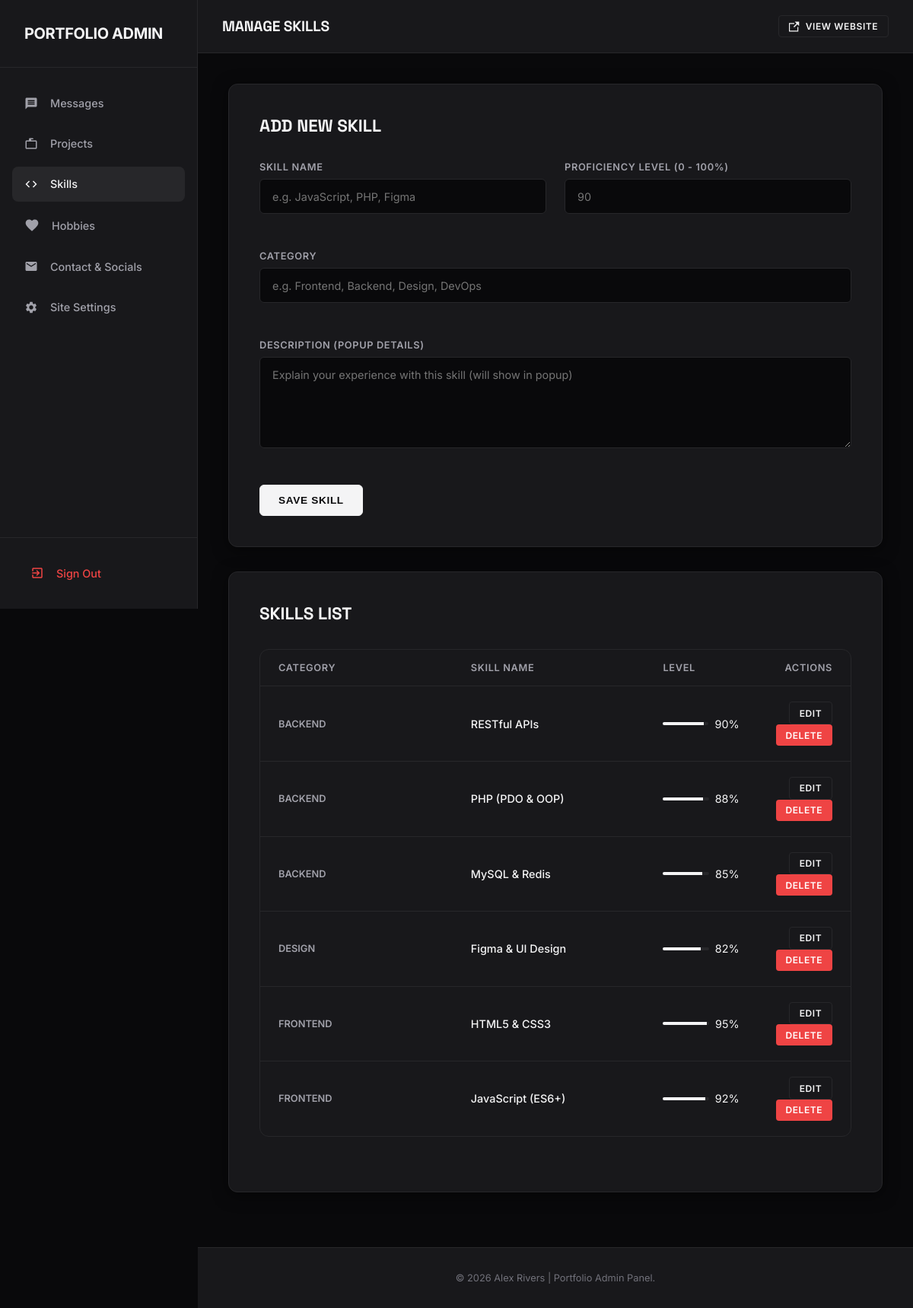
Page /admin/skills.php (signed in) on the committed database.
### tables this page shows
CREATE TABLE IF NOT EXISTS `skills` (
    `id` INT AUTO_INCREMENT PRIMARY KEY,
    `name` VARCHAR(100) NOT NULL,
    `level` INT NOT NULL DEFAULT 0,
    `category` VARCHAR(100) NOT NULL,
    `description` TEXT NULL
);

### admin/skills.php (the view, shortened to what this page needs)
<?php
require_once __DIR__ . '/../includes/header.php';
$edit_skill = null;
$action = isset($_GET['action']) ? $_GET['action'] : 'list';
$skill_id = isset($_GET['id']) ? intval($_GET['id']) : 0;
$skills = [];
try {
    $skills = $pdo->query("SELECT * FROM skills ORDER BY category ASC, level DESC")->fetchAll();
} catch (Exception $e) {}
?>
<?php if ($action === 'edit' && $edit_skill): ?>
    <div class="admin-card">
        <h3 class="card-title">Edit Skill</h3>
        <form action="skills.php?action=edit&id=<?php echo $skill_id; ?>" method="POST">
            <input type="hidden" name="submit_type" value="edit">
            <div class="form-grid">
                <div class="form-group">
                    <label for="name">Skill Name</label>
                    <input type="text" id="name" name="name" class="form-control" value="<?php echo htmlspecialchars($edit_skill['name']); ?>" required>
                </div>
                <div class="form-group">
                    <label for="level">Proficiency Level (0 - 100%)</label>
                    <input type="number" id="level" name="level" class="form-control" min="0" max="100" value="<?php echo htmlspecialchars($edit_skill['level']); ?>" required>
                </div>
                <div class="form-group full-width">
                    <label for="category">Category</label>
                    <input type="text" id="category" name="category" class="form-control" placeholder="e.g. Frontend, Backend, Design, DevOps" value="<?php echo htmlspecialchars($edit_skill['category']); ?>" required>
                </div>
                <div class="form-group full-width">
                    <label for="description">Description (Popup Details)</label>
                    <textarea id="description" name="description" class="form-control" placeholder="Explain your experience with this skill (will show in popup)"><?php echo htmlspecialchars($edit_skill['description'] ?? ''); ?></textarea>
                </div>
            </div>
            <div style="margin-top: 2rem; display: flex; gap: 1rem;">
                <button type="submit" class="btn btn-primary">Update Skill</button>
                <a href="skills.php" class="btn btn-secondary">Cancel</a>
            </div>
        </form>
    </div>
<?php else: ?>
    <div class="admin-card">
        <h3 class="card-title">Add New Skill</h3>
        <form action="skills.php" method="POST">
            <div class="form-grid">
                <div class="form-group">
                    <label for="name">Skill Name</label>
                    <input type="text" id="name" name="name" class="form-control" placeholder="e.g. JavaScript, PHP, Figma" required>
                </div>
                <div class="form-group">
                    <label for="level">Proficiency Level (0 - 100%)</label>
                    <input type="number" id="level" name="level" class="form-control" min="0" max="100" placeholder="90" required>
                </div>
                <div class="form-group full-width">
                    <label for="category">Category</label>
                    <input type="text" id="category" name="category" class="form-control" placeholder="e.g. Frontend, Backend, Design, DevOps" required>
                </div>
                <div class="form-group full-width">
                    <label for="description">Description (Popup Details)</label>
                    <textarea id="description" name="description" class="form-control" placeholder="Explain your experience with this skill (will show in popup)"></textarea>
                </div>
            </div>
            <button type="submit" class="btn btn-primary" style="margin-top: 1.5rem;">Save Skill</button>
        </form>
    </div>
    <div class="admin-card">
        <h3 class="card-title">Skills List</h3>
        <?php if (!empty($skills)): ?>
            <div class="table-responsive">
                <table class="admin-table">
                    <thead>
                        <tr>
                            <th style="width: 35%;">Category</th>
                            <th style="width: 35%;">Skill Name</th>
                            <th style="width: 15%;">Level</th>
                            <th style="width: 15%; text-align: right;">Actions</th>
                        </tr>
                    </thead>
                    <tbody>
                        <?php foreach ($skills as $skill): ?>
                            <tr>
                                <td style="font-weight: 600; text-transform: uppercase; font-size: 0.8rem; color: var(--text-secondary);"><?php echo htmlspecialchars($skill['category']); ?></td>
                                <td style="font-weight: 500;"><?php echo htmlspecialchars($skill['name']); ?></td>
                                <td>
                                    <div style="display: flex; align-items: center; gap: 8px;">
                                        <div style="flex-grow: 1; height: 4px; background: var(--border); width: 60px; border-radius: 2px; overflow: hidden;">
                                            <div style="height: 100%; width: <?php echo $skill['level']; ?>%; background: var(--text-primary);"></div>
                                        </div>
                                        <span><?php echo $skill['level']; ?>%</span>
                                    </div>
                                </td>
                                <td style="text-align: right;">
                                    <a href="skills.php?action=edit&id=<?php echo $skill['id']; ?>" class="btn btn-secondary btn-sm">Edit</a>
                                    <a href="skills.php?action=delete&id=<?php echo $skill['id']; ?>" class="btn btn-danger btn-sm confirm-delete" data-confirm-message="Are you sure you want to delete this skill?">Delete</a>
                                </td>
                            </tr>
                        <?php endforeach; ?>
                    </tbody>
                </table>
            </div>
        <?php else: ?>
            <div style="text-align: center; padding: 2rem; color: var(--text-secondary);">
                <p>No skills have been added yet.</p>
            </div>
        <?php endif; ?>
    </div>
<?php endif; ?>
<?php
require_once __DIR__ . '/../includes/footer.php';
?>

### assets/css/admin.css (style rules this page uses)
:root { --bg: #09090b; --bg-sec: #18181b; --text-primary: #f4f4f5; --text-secondary: #a1a1aa; --text-muted: #71717a; --accent: #27272a; --accent-hover: #3f3f46; --accent-color: #ffffff; --border: #27272a; --border-hover: #3f3f46; --danger: #ef4444; --danger-hover: #dc2626; --success: #22c55e; --success-bg: rgba(34, 197, 94, 0.1); --glass-bg: rgba(24, 24, 27, 0.6); --card-shadow: 0 4px 20px 0 rgba(0, 0, 0, 0.5); --sidebar-width: 260px; --transition: all 0.3s cubic-bezier(0.16, 1, 0.3, 1); }
* { box-sizing: border-box; margin: 0; padding: 0; }
body { background-color: var(--bg); color: var(--text-primary); font-family: 'Inter', sans-serif; display: flex; min-height: 100vh; overflow-x: hidden; }
h1, h2, h3, h4, h5, h6 { font-family: 'Space Grotesk', sans-serif; font-weight: 700; color: var(--text-primary); }
a { color: inherit; text-decoration: none; }
.table-responsive { width: 100%; overflow-x: auto; background: var(--bg-sec); border: 1px solid var(--border); border-radius: 12px; margin-bottom: 2rem; }
.admin-table { width: 100%; border-collapse: collapse; text-align: left; }
.admin-table th { padding: 1rem 1.5rem; font-size: 0.8rem; font-weight: 600; text-transform: uppercase; letter-spacing: 0.05em; color: var(--text-secondary); border-bottom: 1px solid var(--border); }
.admin-table td { padding: 1.25rem 1.5rem; font-size: 0.9rem; border-bottom: 1px solid var(--border); vertical-align: middle; }
.admin-table tr:last-child td { border-bottom: none; }
.admin-card { background: var(--bg-sec); border: 1px solid var(--border); border-radius: 12px; padding: 2.5rem; margin-bottom: 2rem; box-shadow: var(--card-shadow); }
.card-title { font-size: 1.4rem; margin-bottom: 2rem; text-transform: uppercase; }
.form-grid { display: grid; grid-template-columns: 1fr 1fr; gap: 1.5rem; }
.form-group { display: flex; flex-direction: column; gap: 0.5rem; margin-bottom: 1.5rem; }
.form-group.full-width { grid-column: 1 / -1; }
.form-group label { font-size: 0.8rem; font-weight: 600; text-transform: uppercase; letter-spacing: 0.05em; color: var(--text-secondary); }
.form-control { width: 100%; max-width: 100%; background: var(--bg); border: 1px solid var(--border); border-radius: 6px; padding: 0.85rem 1rem; font-family: inherit; font-size: 0.9rem; color: var(--text-primary); transition: var(--transition); }
textarea.form-control { min-height: 120px; resize: vertical; }
.btn { display: inline-flex; align-items: center; justify-content: center; gap: 0.5rem; padding: 0.75rem 1.5rem; font-size: 0.85rem; font-weight: 600; text-transform: uppercase; letter-spacing: 0.05em; border-radius: 6px; cursor: pointer; border: none; transition: var(--transition); }
.btn-primary { background: var(--text-primary); color: var(--bg); border: 1px solid var(--text-primary); }
.btn-secondary { background: transparent; color: var(--text-primary); border: 1px solid var(--border); }
.btn-danger { background: var(--danger); color: white; }
.btn-sm { padding: 0.4rem 0.8rem; font-size: 0.75rem; border-radius: 4px; }

### rows in the picture
skills: category "BACKEND", name "RESTful APIs", level "90"
skills: category "BACKEND", name "PHP (PDO & OOP)", level "88"
skills: category "BACKEND", name "MySQL & Redis", level "85"
skills: category "DESIGN", name "Figma & UI Design", level "82"
skills: category "FRONTEND", name "HTML5 & CSS3", level "95"
skills: category "FRONTEND", name "JavaScript (ES6+)", level "92"

### other values in the picture
$page_title "MANAGE SKILLS"
$site_name "Alex Rivers | Portfolio"
